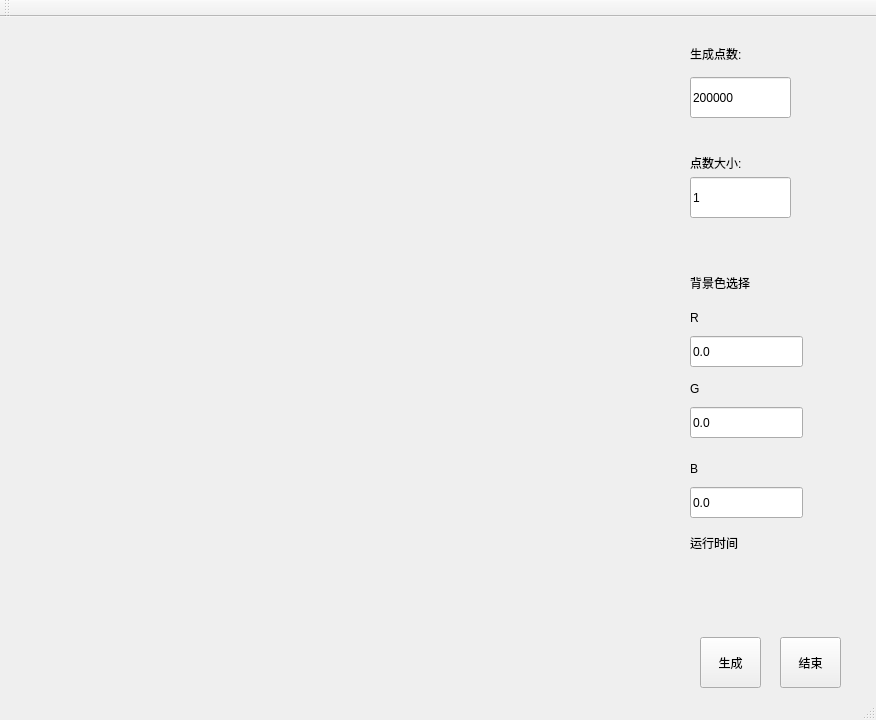
<?xml version="1.0" encoding="UTF-8"?>
<ui version="4.0">
 <class>MainWindow</class>
 <widget class="QMainWindow" name="MainWindow">
  <property name="geometry">
   <rect>
    <x>0</x>
    <y>0</y>
    <width>876</width>
    <height>720</height>
   </rect>
  </property>
  <property name="windowTitle">
   <string>MainWindow</string>
  </property>
  <widget class="QWidget" name="centralWidget">
   <property name="sizePolicy">
    <sizepolicy hsizetype="Fixed" vsizetype="Fixed">
     <horstretch>0</horstretch>
     <verstretch>0</verstretch>
    </sizepolicy>
   </property>
   <widget class="QVTKWidget" name="qvtkWidget" native="true">
    <property name="geometry">
     <rect>
      <x>10</x>
      <y>20</y>
      <width>661</width>
      <height>661</height>
     </rect>
    </property>
    <property name="sizePolicy">
     <sizepolicy hsizetype="Expanding" vsizetype="Expanding">
      <horstretch>0</horstretch>
      <verstretch>0</verstretch>
     </sizepolicy>
    </property>
    <property name="layoutDirection">
     <enum>Qt::LeftToRight</enum>
    </property>
   </widget>
   <widget class="QPushButton" name="pushButton_gen">
    <property name="geometry">
     <rect>
      <x>700</x>
      <y>620</y>
      <width>61</width>
      <height>51</height>
     </rect>
    </property>
    <property name="text">
     <string>生成</string>
    </property>
   </widget>
   <widget class="QLabel" name="label_bg_choose">
    <property name="geometry">
     <rect>
      <x>690</x>
      <y>250</y>
      <width>101</width>
      <height>31</height>
     </rect>
    </property>
    <property name="text">
     <string>背景色选择</string>
    </property>
   </widget>
   <widget class="QPushButton" name="pushButton_end">
    <property name="geometry">
     <rect>
      <x>780</x>
      <y>620</y>
      <width>61</width>
      <height>51</height>
     </rect>
    </property>
    <property name="text">
     <string>结束</string>
    </property>
   </widget>
   <widget class="QLineEdit" name="lineEdit_point_num">
    <property name="geometry">
     <rect>
      <x>690</x>
      <y>60</y>
      <width>101</width>
      <height>41</height>
     </rect>
    </property>
    <property name="text">
     <string>200000</string>
    </property>
   </widget>
   <widget class="QLineEdit" name="lineEdit_line_size">
    <property name="geometry">
     <rect>
      <x>690</x>
      <y>160</y>
      <width>101</width>
      <height>41</height>
     </rect>
    </property>
    <property name="text">
     <string>1</string>
    </property>
   </widget>
   <widget class="QLabel" name="label_point_num">
    <property name="geometry">
     <rect>
      <x>690</x>
      <y>21</y>
      <width>61</width>
      <height>31</height>
     </rect>
    </property>
    <property name="text">
     <string>生成点数:</string>
    </property>
   </widget>
   <widget class="QLabel" name="label_point_size">
    <property name="geometry">
     <rect>
      <x>690</x>
      <y>130</y>
      <width>61</width>
      <height>31</height>
     </rect>
    </property>
    <property name="text">
     <string>点数大小:</string>
    </property>
   </widget>
   <widget class="QLineEdit" name="lineEdit_R">
    <property name="geometry">
     <rect>
      <x>690</x>
      <y>319</y>
      <width>113</width>
      <height>31</height>
     </rect>
    </property>
    <property name="text">
     <string>0.0</string>
    </property>
   </widget>
   <widget class="QLabel" name="label_R">
    <property name="geometry">
     <rect>
      <x>690</x>
      <y>290</y>
      <width>51</width>
      <height>21</height>
     </rect>
    </property>
    <property name="text">
     <string>R</string>
    </property>
   </widget>
   <widget class="QLabel" name="label_G">
    <property name="geometry">
     <rect>
      <x>690</x>
      <y>361</y>
      <width>51</width>
      <height>21</height>
     </rect>
    </property>
    <property name="text">
     <string>G</string>
    </property>
   </widget>
   <widget class="QLineEdit" name="lineEdit_G">
    <property name="geometry">
     <rect>
      <x>690</x>
      <y>390</y>
      <width>113</width>
      <height>31</height>
     </rect>
    </property>
    <property name="text">
     <string>0.0</string>
    </property>
   </widget>
   <widget class="QLabel" name="label_B">
    <property name="geometry">
     <rect>
      <x>690</x>
      <y>441</y>
      <width>51</width>
      <height>21</height>
     </rect>
    </property>
    <property name="sizePolicy">
     <sizepolicy hsizetype="Expanding" vsizetype="Expanding">
      <horstretch>0</horstretch>
      <verstretch>0</verstretch>
     </sizepolicy>
    </property>
    <property name="text">
     <string>B</string>
    </property>
   </widget>
   <widget class="QLineEdit" name="lineEdit_B">
    <property name="geometry">
     <rect>
      <x>690</x>
      <y>470</y>
      <width>113</width>
      <height>31</height>
     </rect>
    </property>
    <property name="text">
     <string>0.0</string>
    </property>
   </widget>
   <widget class="QLabel" name="label_runTime">
    <property name="geometry">
     <rect>
      <x>690</x>
      <y>520</y>
      <width>54</width>
      <height>12</height>
     </rect>
    </property>
    <property name="text">
     <string>运行时间</string>
    </property>
   </widget>
   <widget class="QLabel" name="label_runTime_display">
    <property name="geometry">
     <rect>
      <x>690</x>
      <y>560</y>
      <width>111</width>
      <height>31</height>
     </rect>
    </property>
    <property name="font">
     <font>
      <family>Agency FB</family>
      <pointsize>11</pointsize>
     </font>
    </property>
    <property name="text">
     <string/>
    </property>
   </widget>
  </widget>
  <widget class="QToolBar" name="mainToolBar">
   <attribute name="toolBarArea">
    <enum>TopToolBarArea</enum>
   </attribute>
   <attribute name="toolBarBreak">
    <bool>false</bool>
   </attribute>
  </widget>
  <widget class="QStatusBar" name="statusBar"/>
 </widget>
 <layoutdefault spacing="6" margin="11"/>
 <customwidgets>
  <customwidget>
   <class>QVTKWidget</class>
   <extends>QWidget</extends>
   <header>QVTKWidget.h</header>
  </customwidget>
 </customwidgets>
 <resources/>
 <connections/>
</ui>
